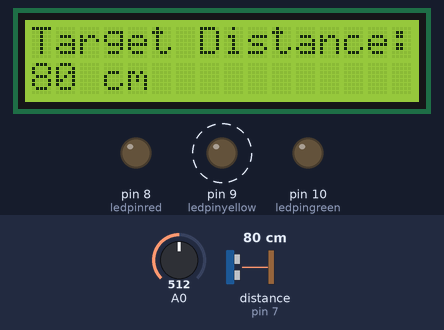
Bench run of a sketch on a simulated Arduino Uno, built with avr-gcc and run on an emulated ATmega328P. Parts: 16×2 character LCD, output pins drawn as LEDs (lit = HIGH). Wiring (inferred from the names in the program): ultrasonic range finder: trigger pin 6; echo pin 7. Dashed ring = blinking. Inputs (shaded band) come from the test bench; at power-on: distance to the obstacle (sensor on pin 7) 80 cm, A0 = 512. The echo pulse lasts 58.3 µs per cm; pins used as bus, display or sensor lines are not drawn.

Above: at 1.1 s.
1.7 s: distance to the obstacle (sensor on pin 7) set to 65 cm
At 4.0 s:
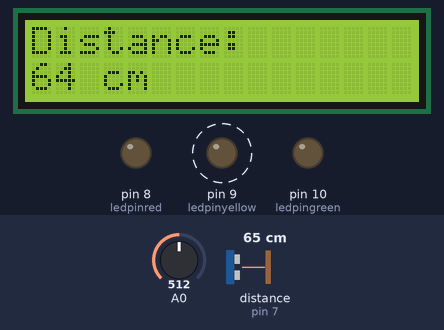
4.6 s: distance to the obstacle (sensor on pin 7) set to 58 cm
At 5.5 s:
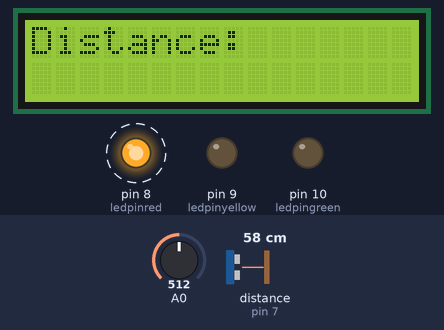
9.2 s: A0 set to 427
11.6 s: A0 set to 397
At 11.82 s:
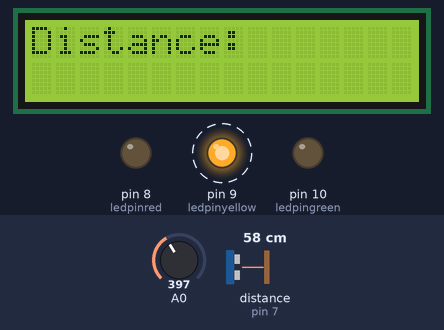
14.4 s: distance to the obstacle (sensor on pin 7) set to 120 cm
At 15.61 s:
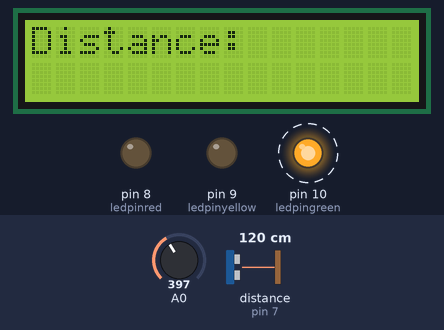
19.0 s: A0 set to 511
At 20.4 s:
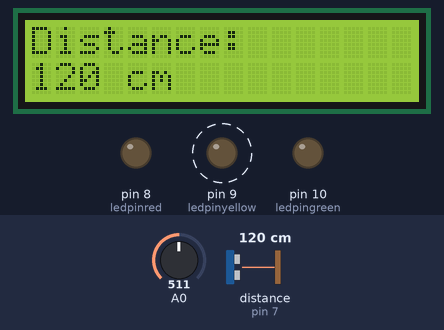
Timing chart, 0 to 23.0 s (numbered marks = the images above; inputs shaded):
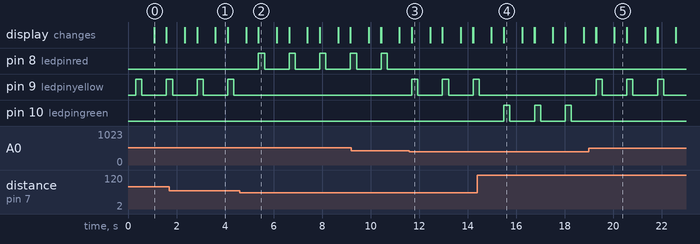

The sketch:

Embedded_Systems_Lab_Final.ino
```cpp
#include <LiquidCrystal.h> //Load Liquid Crystal Library
LiquidCrystal LCD = LiquidCrystal(12, 11, 2, 3, 4, 5);  //Create Liquid Crystal Object called LCD
#
#define trigPin 6 //Sensor Echo pin connected to Arduino pin 6
#define echoPin 7 //Sensor Trip pin connected to Arduino pin 7
#define ledpinred 8
#define ledpinyellow 9
#define ledpingreen 10


void delayms(int n){
 for (int i=0;i<n;i++){
 TCNT0=0;
 OCR0A=250;
 TCCR0A=2; // CTC mode
 TCCR0B=3; // timer is on , and prescaler
 while((TIFR0 &2)==0);
 TIFR0=2; // clears TOV0

 }
 TCCR0A=0;
 TCCR0B=0;
}
void setup()
{
  DDRD|=0b01000000;
  //pinMode(trigPin, OUTPUT);
  //pinMode(echoPin, INPUT);
  //pinMode(ledpinred, OUTPUT);
  //pinMode(ledpingreen, OUTPUT);
  //pinMode(ledpinyellow, OUTPUT);
  DDRB|=0b00000111;
  LCD.begin(16,2); //Tell Arduino to start your 16 column 2 row LCD
  LCD.setCursor(0,0);  //Set LCD cursor to upper left corner, column 0, row 0
  LCD.print("Target Distance:");  //Print Message on First Row
  delayms(250);
}

void loop() {

  long duration, distance;
  int sensorValue = analogRead(A0);
  int range = map(sensorValue, 0, 1023, 1, 6); // 5 modes
  PORTD&=0b10111111;
  PORTD|=0b01000000;
  //digitalWrite(trigPin, LOW);
  //digitalWrite(trigPin, HIGH);
  delayMicroseconds(10); // 10us ttl
  PORTD&=0b10111111;
  //digitalWrite(trigPin, LOW);
  duration = pulseIn(echoPin, HIGH);
  distance = (duration/2) / 29.1;
  LCD.print("Distance: ");
  if (distance<=20*range){
    PORTB=0b00000001;
    //digitalWrite(ledpinred, HIGH);
    delayms(250);
    //digitalWrite(ledpinred,LOW);
    PORTB=0b00000000;
  }
  else if((distance<=50*range)&&(distance>=20*range)){
    PORTB=0b00000010;
    //digitalWrite(ledpinyellow, HIGH);
    delayms(250);
    //digitalWrite(ledpinyellow,LOW);
    PORTB=0b00000000;
    }
  else{
    PORTB=0b00000100;
    //digitalWrite(ledpingreen, HIGH);
    delayms(250);
    //digitalWrite(ledpingreen,LOW);
    PORTB=0b00000000;
  }
  LCD.setCursor(0,1);  //Set cursor to first column of second row
  delayms(500);
  LCD.setCursor(0,1);   //Set Cursor again to first column of second row
  LCD.print(distance); //Print measured distance
  LCD.print(" cm");
  delayms(500); //pause to let things settle
  LCD.clear();
}
```

Measured:
- the behaviour switches between 62 and 61 cm on distance to the obstacle (sensor on pin 7) (found by bisection; images 1 and 2)
- the behaviour switches between 410 and 409 on A0 (found by bisection; images 2 and 3)
- after the input at 4.6 s, pin 8 (ledpinred): alternates HIGH for 0.25 s and LOW for 1.0 s, starting after 0.78 s; pin 9 (ledpinyellow): stops changing and stays LOW
- after the input at 11.6 s, pin 8 (ledpinred): stops changing and stays LOW; pin 9 (ledpinyellow): alternates HIGH for 0.25 s and LOW for 1.0 s, starting after 0.10 s
- after the input at 14.4 s, pin 9 (ledpinyellow): goes on until 14.5 s, then stays LOW; pin 10 (ledpingreen): alternates HIGH for 0.25 s and LOW for 1.0 s, starting after 1.1 s
- after the input at 19.0 s, pin 9 (ledpinyellow): alternates HIGH for 0.25 s and LOW for 1.0 s, starting after 0.29 s; pin 10 (ledpingreen): stops changing and stays LOW
- by itself, pin 9 (ledpinyellow): alternates HIGH for 0.25 s and LOW for 1.0 s
